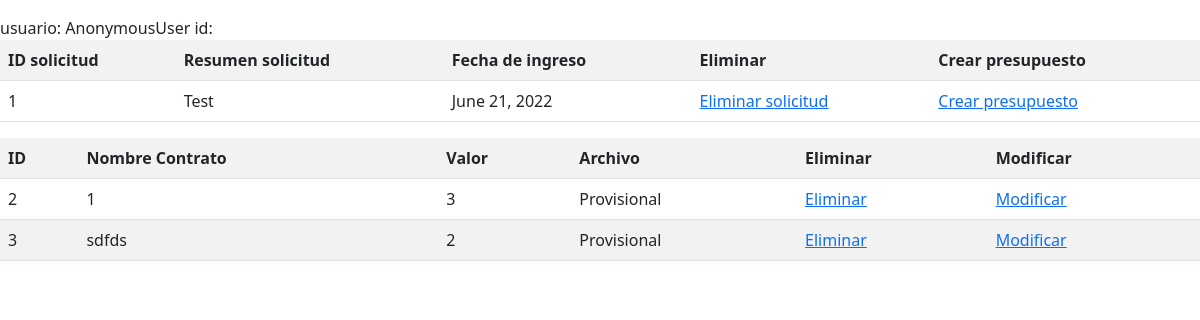
Screenshot of /panel_tecnico with the database file from the repository.
### core/models.py (models this page shows, shortened)
class SolicitudServicio(models.Model):
    solicitante = models.ForeignKey(User, on_delete=models.CASCADE)
    resumen_solicitud = models.CharField(max_length=200, verbose_name="Resumen de la solicitud, maximo 200 caracteres")
    solicitud = models.TextField(verbose_name="Describa con mayor detalle la solicitud")
    fecha_solicitud = models.DateField(auto_now=True, editable=False)

class Contrato(models.Model):
    valor = models.IntegerField(verbose_name="Valor total del contato", null=True)
    archivo_contrato = models.FileField(verbose_name="Archivo del contrato", blank=True)
    nombre_contrato = models.CharField(max_length=100, verbose_name="Nombre del tipo de contrato")
    cuotas_contrato = models.IntegerField()

### core/views.py (the view)
# urls.py: path('panel_tecnico', views.panel_tecnico, name='panel_tecnico'),
def panel_tecnico(request):
    solicitudes = SolicitudServicio.objects.all()
    contratos = Contrato.objects.all()
    datos = {
        'solicitudes' : solicitudes,
        'contratos' : contratos
    }
    return render(request, 'panel_tecnico.html', datos)

### core/templates/panel_tecnico.html (shortened to what this page needs)
{% load static %}
<!DOCTYPE html>
<html>
<head>
    <link href="{% static 'css/bootstrap.css' %}" rel="stylesheet" />
</head>
<body>
    <nav class="navbar">
    </nav>
    usuario: {{user}}
    id: {{usuario}}
    {% if solicitudes %}
    <table class="table table-striped">
        <tr>
            <th>ID solicitud</th>
            <th>Resumen solicitud</th>
            <th>Fecha de ingreso</th>
            <th>Eliminar</th>
            <th>Crear presupuesto</th>
        </tr>
        {% for s in solicitudes %}
        <tr>
            <td>{{s.id}}</td>
            <td>{{s.resumen_solicitud}}</td>
            <td>{{s.fecha_solicitud}}</td>
            <td><a href="{% url 'del_solicitud' s.id %}">Eliminar solicitud</a></td>
            <td><a href="{% url 'add_presupuesto' s.id%}">Crear presupuesto</a></td>
        </tr>
        {% endfor %}
    </table>
    {% endif %}
    {% if contratos %}
    <table class="table table-striped">
        <tr>
            <th>ID</th>
            <th>Nombre Contrato</th>
            <th>Valor</th>
            <th>Archivo</th>
            <th>Eliminar</th>
            <th>Modificar</th>
        </tr>
        {% for c in contratos %}
        <tr>
            <td>{{c.id}}</td>
            <td>{{c.nombre_contrato}}</td>
            <td>{{c.valor}}</td>
            <td>Provisional</td>
            <td><a href="{% url 'del_contrato' c.id %}">Eliminar</a></td>
            <td><a href="{% url 'mod_contrato' c.id %}">Modificar</a></td>
        </tr>
        {% endfor %}
    </table>
    {% endif %}
</body>
</html>

### rows the page displays
SolicitudServicio: id "1", resumen_solicitud "Test", fecha_solicitud "June 21, 2022"
Contrato: id "2", nombre_contrato "1", valor "3"
Contrato: id "3", nombre_contrato "sdfds", valor "2"

### other values shown
{{ user }} "AnonymousUser"
